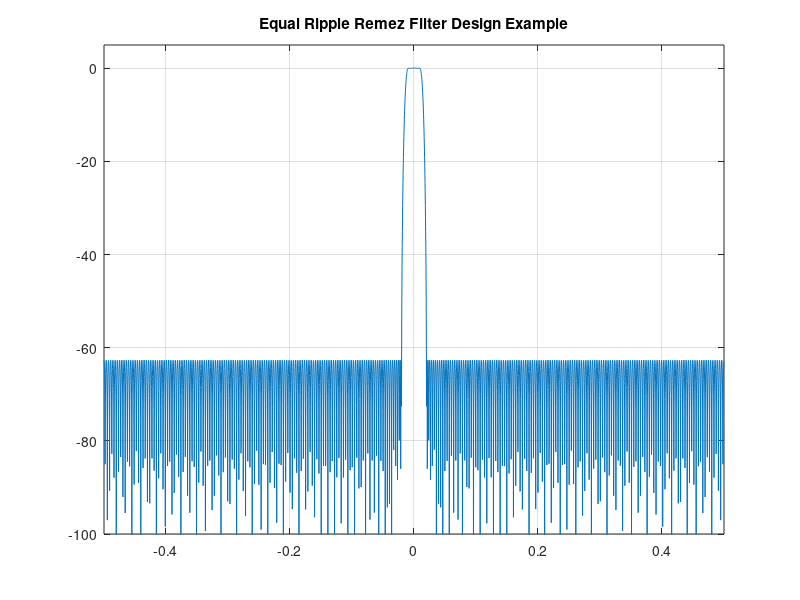

This figure's MATLAB source: (Note: this script raises an error after producing the figure.)
% Remez filter design example
% Design a low pass FIR filter with the following characteristics
% filter length is a multiple of 30
% sample rate 4.5 MHz
% passband edge 50 kHz
% passband ripple 0.1 dB
% stopband edge 100 kHz
% rejection 60 dB
% the weights are adjusted to optimize the inband vs. stopband performance
h1=remez(279-1,[0, 1, 2, 50]/50, [1 1 0 0], [1 10]);

figure(1)
plot((-0.5:1/4096:0.5-1/4096),20*log10(abs(fftshift(fft(h1,4096)))))
axis([-0.5 0.5 -100 5])
title('Equal Ripple Remez Filter Design Example')
grid on
zoom on
% now give the filter a 1/f rolloff in the stopband
% myfrf is a modified version of the remezfrf function to provide the 1/f rolloff
%   in myfrf, removed linse start with "%---"
%   and new lines end with "%+++ ..."
%   to make the changes visible
% the weights are adjusted to optimize the inband vs. stopband performance
h2=remez(279-1,[0, 1, 2, 50]/50, {'myfrf', [1 1 0 0]}, [1 10]);
figure(2)
plot((-0.5:1/4096:0.5-1/4096),20*log10(abs(fftshift(fft(h2,4096)))))
axis([-0.5 0.5 -100 5])
title('1/f Stopband Rolloff Remez Filter Design Example')
grid on
zoom on

figure(3)
subplot(2,1,1)
plot((-0.5:1/4096:0.5-1/4096),20*log10(abs(fftshift(fft(h1,4096)))),'b','linewidth',1.5)
axis([-0.25 0.25 -100 5])
title('Equal Ripple Remez Filter Design Example')
xlabel('Normalized Frequency')
ylabel('Log Magnitude (dB)')
grid on
axes('position',[0.6 0.75 0.2 0.15])
plot((-0.5:1/4096:0.5-1/4096),20*log10(abs(fftshift(fft(h1,4096)))),'b','linewidth',1.5)
axis([-0.02 0.02 -.2 .2])
title('Zoom to Pass Band')
ylabel('dB')
grid on

subplot(2,1,2)
plot((-0.5:1/4096:0.5-1/4096),20*log10(abs(fftshift(fft(h2,4096)))),'b','linewidth',1.5)
axis([-0.25 0.25 -100 5])
title('1/f Stopband Rolloff Remez Filter Design Example')
xlabel('Normalized Frequency')
ylabel('Log Magnitude (dB)')
grid on
axes('position',[0.6 0.27 0.2 0.15])
plot((-0.5:1/4096:0.5-1/4096),20*log10(abs(fftshift(fft(h2,4096)))),'b','linewidth',1.5)
axis([-0.02 0.02 -.2 .2])
title('Zoom to Pass Band')
ylabel('dB')
grid on

figure(4)
subplot(2,1,1)
plot(0:278,h1,'b','linewidth',2)
grid on
axis([-5 285 -0.01 0.035])
title('Impulse Response, Remez Algorithm','fontsize',12)
xlabel('Time Index','fontsize',12)
ylabel('Amplitude','fontsize',12)

axes('position',[0.17 0.7 0.20 0.15])
stem(0:10, h1(1:11),'b','linewidth',2)
grid on 
axis([-1 10 -0.0005 0.00])
title('End Samples Details','fontsize',12)
xlabel('Time Index','fontsize',12)
ylabel('Amplitude','fontsize',12)

subplot(2,1,2)
plot(0:278,h2,'b','linewidth',2)
grid on
axis([-5 285 -0.01 0.035])
title('Impulse Response, Remez Algorithm with myfrf','fontsize',12)
xlabel('Time Index','fontsize',12)
ylabel('Amplitude','fontsize',12)

axes('position',[0.17 0.2 0.20 0.15])
stem(0:10, h2(1:11),'b','linewidth',2)
grid on 
axis([-1 10 -0.0005 0.00])
title('End Samples Details','fontsize',12)
xlabel('Time Index','fontsize',12)
ylabel('Amplitude','fontsize',12)
